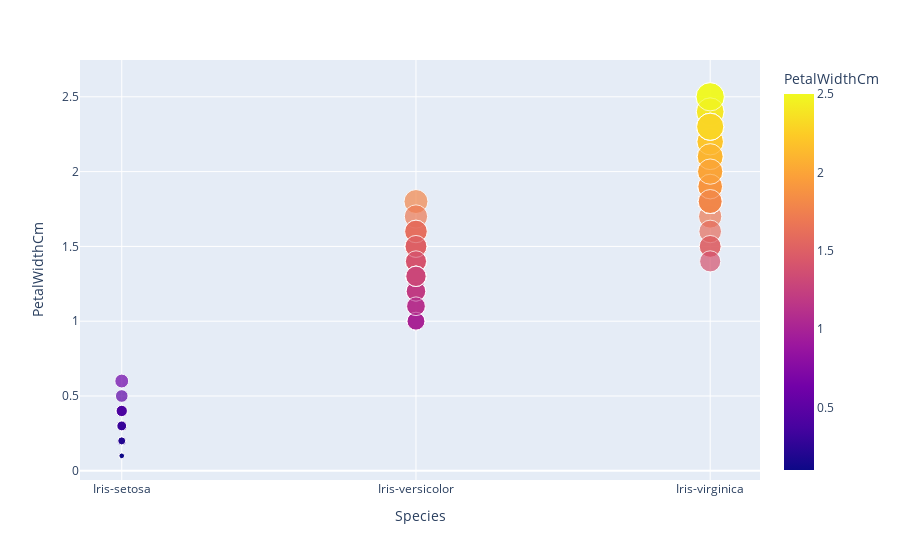

Notebook source saved alongside this figure:
### Code cell
#Visualising the data
px.scatter(iris, x = 'Species', y = 'PetalWidthCm' , color = 'PetalWidthCm', size = 'PetalWidthCm')

### Figure 1 — Plotly figure (JSON) as saved in the notebook; plotly's stock layout.template omitted (floating-point values rounded to 4 significant figures; data arrays with more than 128 entries replaced by an {"elided": "..."} marker saying what was removed)
{"data": [{"hovertemplate": "Species=%{x}<br>PetalWidthCm=%{marker.color}<extra></extra>", "legendgroup": "", "marker": {"color": {"elided": "150 float values"}, "coloraxis": "coloraxis", "size": {"elided": "150 float values"}, "sizemode": "area", "sizeref": 0.00625, "symbol": "circle"}, "mode": "markers", "name": "", "showlegend": false, "type": "scatter", "x": {"elided": "150 str values"}, "xaxis": "x", "y": {"elided": "150 float values"}, "yaxis": "y"}], "layout": {"coloraxis": {"colorbar": {"title": {"text": "PetalWidthCm"}}, "colorscale": [[0, "#0d0887"], [0.1111, "#46039f"], [0.2222, "#7201a8"], [0.3333, "#9c179e"], [0.4444, "#bd3786"], [0.5556, "#d8576b"], [0.6667, "#ed7953"], [0.7778, "#fb9f3a"], [0.8889, "#fdca26"], [1, "#f0f921"]]}, "legend": {"itemsizing": "constant", "tracegroupgap": 0}, "margin": {"t": 60}, "xaxis": {"anchor": "y", "domain": [0, 1], "title": {"text": "Species"}}, "yaxis": {"anchor": "x", "domain": [0, 1], "title": {"text": "PetalWidthCm"}}}}
